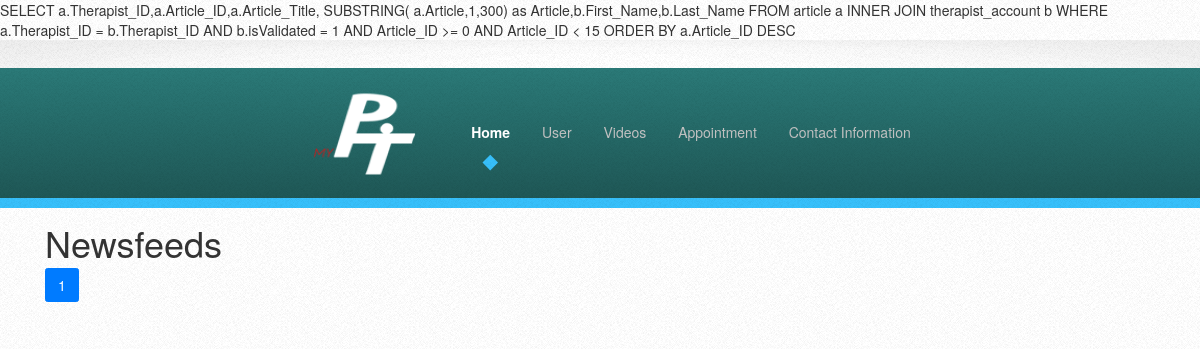
Page /user/index.php on the earlier database version.
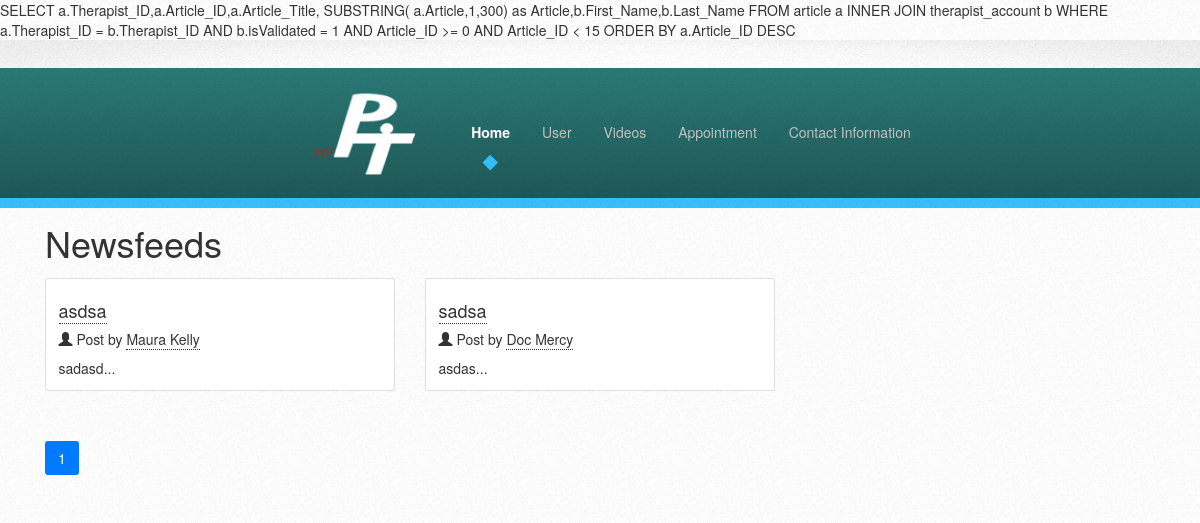
Same page on the later database version.
### tables this page shows
CREATE TABLE `article` (
  `Article_ID` int(10) UNSIGNED NOT NULL,
  `Therapist_ID` varchar(20) NOT NULL,
  `Article_Title` varchar(50) NOT NULL,
  `Article` text NOT NULL,
  `TimePublished` datetime NOT NULL
);

CREATE TABLE `therapist_account` (
  `Therapist_ID` varchar(20) NOT NULL,
  `Password` varchar(20) NOT NULL,
  `First_Name` varchar(50) NOT NULL,
  `Last_Name` varchar(50) NOT NULL,
  `License_Id` varchar(20) NOT NULL,
  `isValidated` tinyint(1) NOT NULL,
  `License_Type` varchar(20) NOT NULL,
  `Profile_Picture` longblob NOT NULL,
  `Contact_Number` varchar(20) NOT NULL,
  `Email` varchar(50) NOT NULL,
  `Description` text NOT NULL
);

### user/DatabaseConnectorClass.php (called while the page is built, shortened)
<?php
Class DababaseConnector
{
    var $host = 'localhost';
    var $username = 'id5592625_gregariousxx18';
    var $password = 'Havanaunana';
    var $dbname = 'id5592625_myphysicaltherapist';
    var $query;
    function setQuery ($var)
    {
        $this->query = $var;
    }
    function getConnection ()
    {
        $conn = @mysqli_connect($this->host, $this->username, $this->password, $this->dbname);
        if (!$conn) {
            die("Connection failed" . mysqli_connect_error());
        } else {
            return $conn;
        }
    }
    function executeSelectQuery ()
    {
        $conn = $this->getConnection();
        if (!$conn) {
            $conn->close();
            die("Connection failed" . mysqli_connect_error());
        } else {
            $response = @mysqli_query($conn, $this->query);
            return $response;
        }
    }
}
?>

### user/index.php (the view, shortened to what this page needs)
<?php
include "DatabaseConnectorClass.php";
$dbConn = new DababaseConnector();
$itemperpage = 15;
$sql = 'SELECT COUNT(*) as `total` FROM article a INNER JOIN therapist_account b WHERE a.Therapist_ID = b.Therapist_ID AND b.isValidated = 1';
$dbConn->setQuery($sql);
$totalRecords = $dbConn->executeSelectQuery();
while ($row = @mysqli_fetch_array($totalRecords)) {
    $totalRecords = $row['total'];
}
$totalPages = ceil($totalRecords / $itemperpage);
$pageCntentRange1 = ($_GET['page'] - 1) * $itemperpage;
$pageCntentRange2 = $_GET['page'] * $itemperpage;
$sql = 'SELECT a.Therapist_ID,a.Article_ID,a.Article_Title,
SUBSTRING( a.Article,1,300) as Article,b.First_Name,b.Last_Name FROM article a
 INNER JOIN therapist_account b WHERE a.Therapist_ID = b.Therapist_ID AND b.isValidated = 1 AND Article_ID >= ' . $pageCntentRange1 . ' AND Article_ID < ' . $pageCntentRange2 . ' ORDER BY a.Article_ID DESC ';
$dbConn->setQuery($sql);
$result = $dbConn->executeSelectQuery();
?>
<!DOCTYPE HTML>
<html>
<head>
    <link rel="stylesheet" href="assets/css/main.css"/>
    <link href="vendor/bootstrap/css/bootstrap.min.css" rel="stylesheet">
    <link href="assets/css/3-col-portfolio.css" rel="stylesheet">
    <link rel="stylesheet" href="https://maxcdn.bootstrapcdn.com/bootstrap/3.3.7/css/bootstrap.min.css">
</head>
<body>
<div id="page-wrapper">
    <div id="header">
        <nav id="nav">
            <ul>
                <li><a href="index.php"><img src="images/MyPtLogo.png" width="150" height="90"></a></li>
                <li class="current"><a href="index.php">Home</a></li>
                <li>
                    <a href="videos.php">User</a>
                </li>
                <li>
                    <a href="#">Videos</a>
                </li>
                <li>
                    <a href="#">Appointment</a>
                </li>
                <li><a href="contactinfo.php">Contact Information</a></li>
            </ul>
        </nav>
    </div>
</div>
<div class="container">
    <h1 class="my-4">Newsfeeds</h1>
    <div class="row">
        <?php
        while ($row = @mysqli_fetch_array($result)) {
            echo '<div class="col-lg-4 col-sm-6 portfolio-item">
                    <div class="card h-100">
                        <div class="card-body">';
            echo '<h4 class="card-title"><a onclick="document.getElementById(\'articleForm\').submit();">' . $row['Article_Title'] . '</a></h4>';
            echo '<h5><span class="glyphicon glyphicon-user"></span> Post by <a onclick="document.getElementById(\'userForm\').submit();">' . $row['First_Name'] . '  ' . $row['Last_Name'] . '</a></h5>';
            echo '<p class="card-text">' . $row['Article'] . '...</p></div></div></div>';
        }
        ?>
    </div>
    <ul class="pagination justify-content-center">
        <?php
        foreach (range(1, $totalPages) as $page) {
                if ($page<1){
                    continue;
                }
                if ($page == $_GET['page']) {
                    echo '<li class="page-item active">';
                    echo '<a class="page-link" href="?page=' . $page . '">' . $page . '</a>';
                    echo '</li>';
                } else if ($page == 1 || $page == $totalPages || ($page >= $_GET['page'] - 2 && $page <= $_GET['page'] + 2)) {
                    echo '   <li class="page-item ">
            <a class="page-link" href="?page=' . $page . '">' . $page . '</a>
        </li>';
                }
        }
        ?>
    </ul>
</div>
</body>

### user/assets/css/3-col-portfolio.css (style rules this page uses)
.portfolio-item { margin-bottom: 30px; }
.pagination { margin-bottom: 30px; }

Differences in the rows shown:
added article: Article_Title "asdsa", Therapist_ID.First_Name "Maura", Therapist_ID.Last_Name "Kelly", Article "sadasd"
added article: Article_Title "sadsa", Therapist_ID.First_Name "Doc", Therapist_ID.Last_Name "Mercy", Article "asdas"
